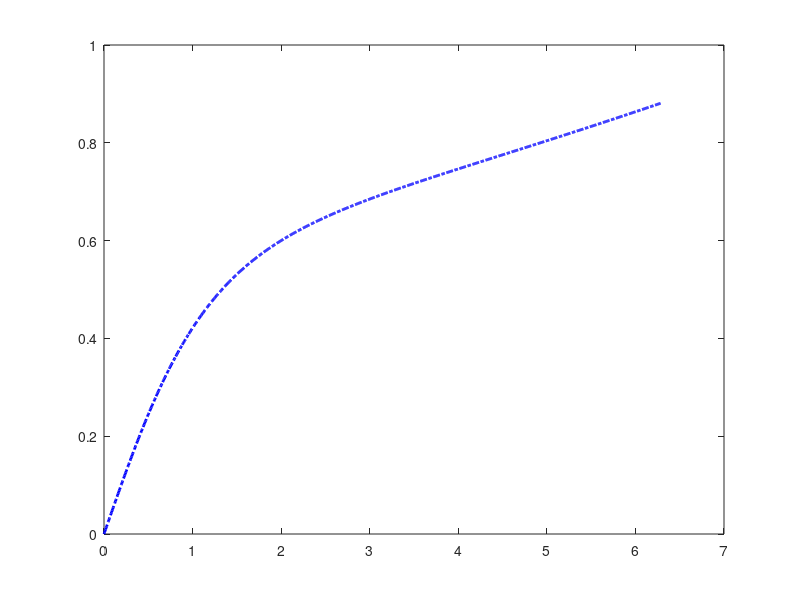
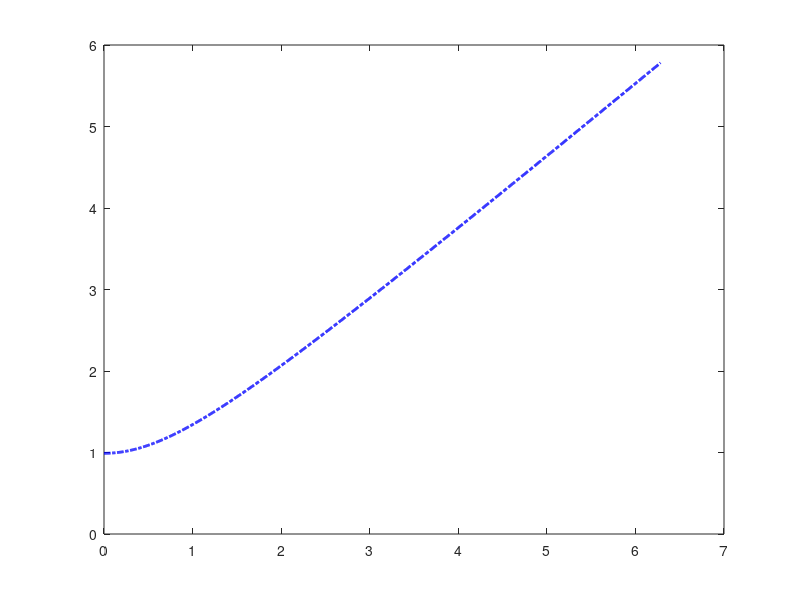

Write MATLAB code to recreate these figures, in order.
% Dispersion Test
%++++++++++++++++++++++++++++++++++++++++++++++++++++++++++++++++++++++++++
NC = 1024; % Total number of cells 
n=NC+1; % Total number of nodal points where electric field data is stored
NUM_TS = 20000;
write_interval = 5;
%++++++++++++++++++++++++++++++++++++++++++++++++++++++++++++++++++++++++++
eps0 = 8.85E-12;
kb = 1.38E-23;
me = 9.1E-31;
AMU = 1.667E-27;
mi = 40*AMU;
e = 1.6E-19;
%++++++++++++++++++++++++++++++++++++++++++++++++++++++++++++++++++++++++++
alp = 1.0;
beta = 0.04;
n0 = 1E10;
ni0 = (1+alp+beta)*n0;
nec0 = n0;
neh0 = alp*n0;
neb0 = beta*n0;
%--------------------------------------------------------------------------
Tec = 1*e;
Teh = 100*e;
Teb = 100*e;
Ti = 0.026*e;
%++++++++++++++++++++++++++++++++++++++++++++++++++++++++++++++++++++++++++
LDC = sqrt(eps0*Tec/(nec0*e^2));
LDH = sqrt(eps0*Teh/(neh0*e^2));

wpi = sqrt(e^2*ni0/(eps0*mi));
wpe = sqrt(e^2*ni0/(eps0*me));
wpec = sqrt(e^2*nec0/(eps0*me));
wpeh = sqrt(e^2*neh0/(eps0*me));
dt = 0.02*(wpe^-1);
dx = 1.0;
%++++++++++++++++++++++++++++++++++++++++++++++++++++++++++++++++++++++++++
actual_sim_time = NUM_TS*dt; %max_iter*dt*write_interval;
actual_sim_len = (NC)*dx; 
%++++++++++++++++++++++++++++++++++++++++++++++++++++++++++++++++++++++++++
w = 2*pi*(0:NUM_TS)/(actual_sim_time); % length of NUM_TS
k = 2*pi*(0:n-1)/(actual_sim_len); % length of n
%++++++++++++++++++++++++++++++++++++++++++++++++++++++++++++++++++++++++++
for i=1:length(k)
    wea(i) = sqrt((wpec^2)*( (1+3*(k(i)*LDC)^2)/(1 + (1/(k(i)*LDH)^2)) ));
    wla(i) = sqrt((wpec^2*(1 + 3*k(i)^2*LDC^2)) + (wpeh^2*(1 + 3*k(i)^2*LDH^2)));
end
figure(1)
plot(k, wea/wpe,'b-.','LineWidth',2), hold on
%xlim([0 0.4])

figure(2)
plot(k, wla/wpe,'b-.','LineWidth',2), hold on
%xlim([0 0.4])
%ylim([0 3.0])